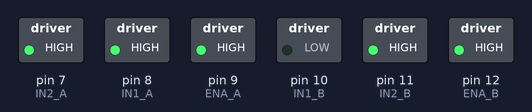
Bench run of a sketch on a simulated Arduino Uno, built with avr-gcc and run on an emulated ATmega328P. On the bench: switched loads named in the sketch (green lamp = pin HIGH).

Above: at 0.5 s.
At 1.5 s:
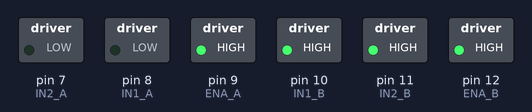
Timing chart, 0 to 3.0 s (numbered marks = the images above):
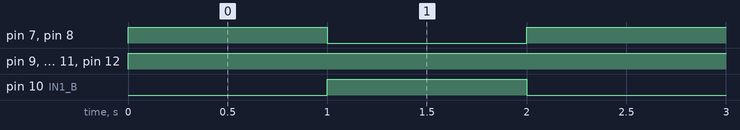

Measured:
- by itself, pin 7 (IN2_A), pin 8 (IN1_A), pin 10 (IN1_B): alternates HIGH for 1.0 s and LOW for 1.0 s
- by itself, pin 9 (ENA_A), pin 11 (IN2_B), pin 12 (ENA_B): LOW → HIGH at 0.00 s

The sketch:

motor_driver.ino
```cpp
const int IN1_A = 8;
const int IN2_A = 7;
const int ENA_A = 9;
const int IN1_B = 10;
const int IN2_B = 11;
const int ENA_B = 12;


void setup() {
  pinMode(IN1_A, OUTPUT);
  pinMode(IN2_A, OUTPUT);
  pinMode(ENA_A, OUTPUT);
  pinMode(IN1_B, OUTPUT);
  pinMode(IN2_B, OUTPUT);
  pinMode(ENA_B, OUTPUT);

  // Disable the motors
  digitalWrite(ENA_A, LOW);
  digitalWrite(ENA_B, LOW);
}


void loop() {
  analogWrite(ENA_A,255); //Speed Control
  analogWrite(ENA_B,255); //Speed Control

  //Control Direction
  digitalWrite(IN1_A,HIGH);
  digitalWrite(IN1_B,LOW);
  digitalWrite(IN2_A,HIGH);
  digitalWrite(IN2_B,HIGH);
  delay(1000);
  digitalWrite(IN1_A,LOW);
  digitalWrite(IN1_B,HIGH);
  digitalWrite(IN2_A,LOW);
  digitalWrite(IN2_B,HIGH);
  delay(1000);
}
```
